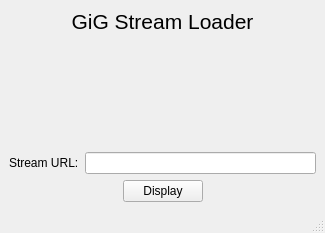
<?xml version="1.0" encoding="UTF-8"?>
<ui version="4.0">
 <class>ChooseWindow</class>
 <widget class="QMainWindow" name="ChooseWindow">
  <property name="geometry">
   <rect>
    <x>0</x>
    <y>0</y>
    <width>325</width>
    <height>233</height>
   </rect>
  </property>
  <property name="windowTitle">
   <string>MainWindow</string>
  </property>
  <widget class="QWidget" name="centralwidget">
   <layout class="QVBoxLayout" name="verticalLayout">
    <item>
     <widget class="QLabel" name="label">
      <property name="font">
       <font>
        <pointsize>16</pointsize>
       </font>
      </property>
      <property name="text">
       <string>GiG Stream Loader</string>
      </property>
      <property name="alignment">
       <set>Qt::AlignCenter</set>
      </property>
     </widget>
    </item>
    <item>
     <spacer name="verticalSpacer">
      <property name="orientation">
       <enum>Qt::Vertical</enum>
      </property>
      <property name="sizeHint" stdset="0">
       <size>
        <width>20</width>
        <height>40</height>
       </size>
      </property>
     </spacer>
    </item>
    <item>
     <layout class="QHBoxLayout" name="horizontalLayout">
      <item>
       <widget class="QLabel" name="streamInputLabel">
        <property name="text">
         <string>Stream URL:</string>
        </property>
       </widget>
      </item>
      <item>
       <widget class="QLineEdit" name="streamInput"/>
      </item>
     </layout>
    </item>
    <item>
     <layout class="QHBoxLayout" name="horizontalLayout_2">
      <item>
       <spacer name="horizontalSpacer">
        <property name="orientation">
         <enum>Qt::Horizontal</enum>
        </property>
        <property name="sizeHint" stdset="0">
         <size>
          <width>40</width>
          <height>20</height>
         </size>
        </property>
       </spacer>
      </item>
      <item>
       <widget class="QPushButton" name="displayButton">
        <property name="text">
         <string>Display</string>
        </property>
       </widget>
      </item>
      <item>
       <spacer name="horizontalSpacer_2">
        <property name="orientation">
         <enum>Qt::Horizontal</enum>
        </property>
        <property name="sizeHint" stdset="0">
         <size>
          <width>40</width>
          <height>20</height>
         </size>
        </property>
       </spacer>
      </item>
     </layout>
    </item>
   </layout>
  </widget>
  <widget class="QStatusBar" name="statusbar"/>
 </widget>
 <resources/>
 <connections/>
</ui>
